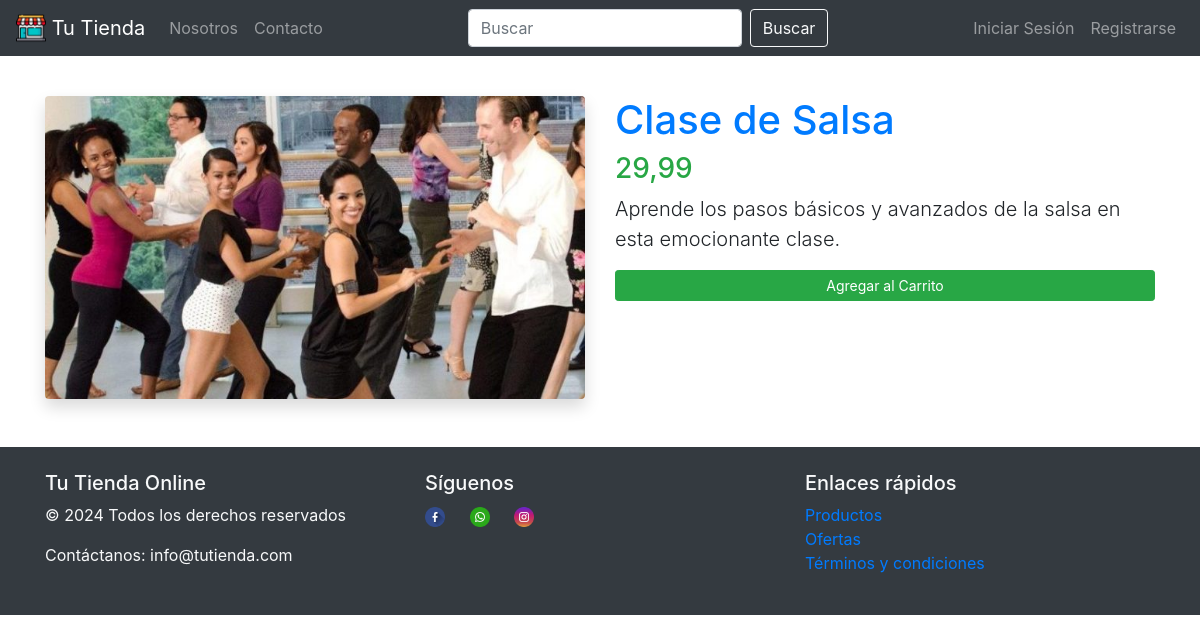
The page /producto/1/ on the database its author committed.
### tienda/models.py (models this page shows, shortened)
class Producto(models.Model):
    nombre = models.CharField(max_length=100)
    precio = models.DecimalField(max_digits=10, decimal_places=2)
    descripcion = models.TextField()
    imagen = models.ImageField(upload_to="productos/", null=True, blank=True)

### tienda/views.py (the view)
# urls.py: path("producto/<int:producto_id>/", producto, name="producto"),
def producto(request, producto_id):
    producto = Producto.objects.get(pk=producto_id)
    return render(request, "producto.html", {"producto": producto})

### tienda/context_processors.py (called while the page is built)
def items_carrito(request):
    carrito = None
    creado = False
    if request.user.is_authenticated:
        carrito, creado = Carrito.objects.get_or_create(usuario=request.user)
    total_items_carrito = (
        carrito.itemcarrito_set.aggregate(Sum("cantidad"))["cantidad__sum"]
        if carrito
        else 0
    )
    return {
        "items_carrito": carrito.itemcarrito_set.all() if carrito else [],
        "carrito": carrito,
        "creado": creado,
        "total_items_carrito": total_items_carrito,
    }

### tienda/templates/producto.html (shortened to what this page needs)
{% extends "base.html" %} {% block contenido%}
<div class="container mt-5">
  <div class="row">
    <div class="col-md-6">
      <img
        src="{{ producto.imagen.url }}"
        alt="{{ producto.nombre }}"
        class="img-fluid rounded shadow"
      />
    </div>
    <div class="col-md-6">
      <h1 class="text-primary">{{producto.nombre}}</h1>
      <p class="h3 text-success">{{producto.precio}}</p>
      <p class="lead">{{producto.descripcion}}</p>
      <form method="post" action="{% url 'agregar_carrito' %}">
        <button type="submit" class="btn btn-success btn-block btn-sm mb-1">
          Agregar al Carrito
        </button>
      </form>
    </div>
  </div>
</div>
{% endblock %}

### rows shown on the page
Producto: imagen (picture), nombre "Clase de Salsa", precio "29,99", descripcion "Aprende los pasos básicos y avanzados de la salsa en esta emocionante clase."
